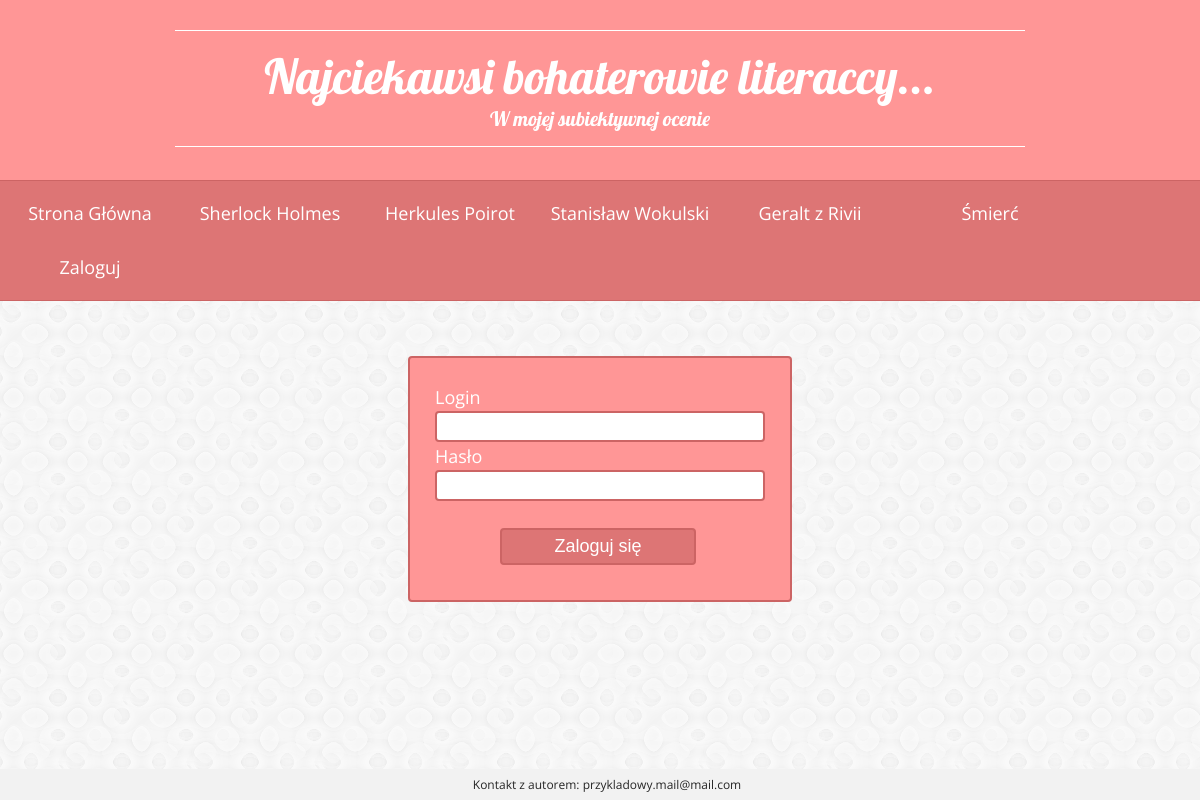
The page /PHP/loginForm.php on the database its author committed.
### tables this page shows
CREATE TABLE `bohaterowie` (
  `id` int(11) NOT NULL,
  `bohater` varchar(150) DEFAULT NULL
);

### PHP/menu.php (the view, shortened to what this page needs)
<div class="menu">
<ol>
<li><a href='index.php'>Strona Główna</a></li>
<?php
require_once "connect.php";
$conn = mysqli_connect($servername, $username, $password, $dbname);
mysqli_set_charset( $conn, 'utf8');
if (!$conn) {
    die("Connection failed: " . mysqli_connect_error());
}
else
{
$sql = "SELECT * FROM bohaterowie";
$result = mysqli_query($conn, $sql);
if (mysqli_num_rows($result) > 0) {
    while($row = mysqli_fetch_assoc($result)) {
        echo "<li><a href='article.php?id=".$row["id"].";'".">".$row["bohater"]."</a></li>";
    }
	if ((isset($_SESSION['loggedIn'])) && ($_SESSION['loggedIn']==true))
	{
		echo "<li><a href='logout.php'>Wyloguj</a></li>";
	}
	else
	{
		echo "<li><a href='loginForm.php'>Zaloguj</a></li>";
	}
} else {
    echo "0 results";
}
}
?>
</ol>
</div>

### CSS/style.css (style rules this page uses)
body { background-image: url("background.png"); background-color: #cccccc; color: #262626; font-family: 'Open Sans', sans-serif; font-size: 20px; margin: 0; }
.menu { width: 100%; padding-top: 5px; background-color: #dd7575; border-top: 1px solid #cc6464; border-bottom: 1px solid #cc6464; text-align: center; }
ol { padding: 0; margin: 0; list-style-type: none; font-size: 18px; line-height: 300%; display: inline-block; }
ol a { color: #ffffff; text-decoration: none; display: block; }
ol > li { float: left; width: 180px; }

### CSS/lightbox.css (style rules this page uses)
body:after { content: url(../IMG/close.png) url(../IMG/loading.gif) url(../IMG/prev.png) url(../IMG/next.png); display: none; }

### rows shown on the page
bohaterowie: bohater "Sherlock Holmes"
bohaterowie: bohater "Herkules Poirot"
bohaterowie: bohater "Stanisław Wokulski"
bohaterowie: bohater "Geralt z Rivii"
bohaterowie: bohater "Śmierć"
